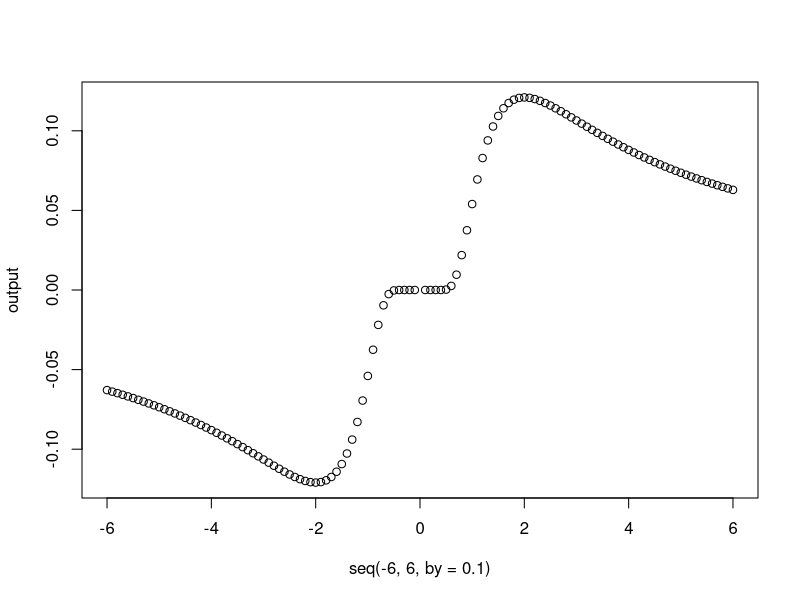

Here is the R script that generated this plot:
## ---- chunk 1
knitr::opts_chunk$set(echo = TRUE, error = TRUE)
## ---- chunk 2
# write your pythagoras function here
pythagoras <- function(a, b){
    c = sqrt(a^2 + b^2)
    return(c)
}

## ---- chunk 3
# paste your function here and add roxygen comments
#' hypotenuse formula for right triangles

#' @param a: a number
#' @param b: a number
#' @returns c: the length of the hypotenuse

pythagoras <- function(a, b){
    c = sqrt(a^2 + b^2)
    return(c)
}
## ---- chunk 4
# call your function here
pythagoras(3, 4)
## ---- chunk 5
# your modified pythagoras function here
pythagoras <- function(a, b = a){
    c = sqrt(a^2 + b^2)
    return(c)
}
## ---- chunk 6
# call your function here
pythagoras(5)
## ---- chunk 7
# write your function here
gaussian <- function(x, mu, sigma){
    gx = (1 /( sigma * sqrt(2 * pi))) 
         exp(-0.5 * ((x - mu) / sigma) ^ 2)
}
## ---- chunk 8
# copy your function and add the error functionality
gaussian <- function(x, mu, sigma){
    if(sigma < 0){
        warning('sigma must be positive')
    }
    gx = (1 /( sigma * sqrt(2 * pi))) * exp(-0.5 * ((x - mu) / sigma) ^ 2)
    
    return(gx)
}
## ---- chunk 9
# call your function here
gaussian(0, 2, 1)
## ---- chunk 10
# plot function here
output <- list()
for (x in seq(-6, 6, by = 0.1)) {
    output <- append(output, gaussian(0, 2, x))
}
plot(seq(-6, 6, by = 0.1), output)
## ---- chunk 11
# call dnorm here
dnorm(x = 1, mean = 0, sd = 2)
## ---- chunk 12
choose(n = 5, k = 2)
## ---- chunk 13
# write your function here

## ---- chunk 14
# call your function here

## ---- chunk 15
# call your function here

